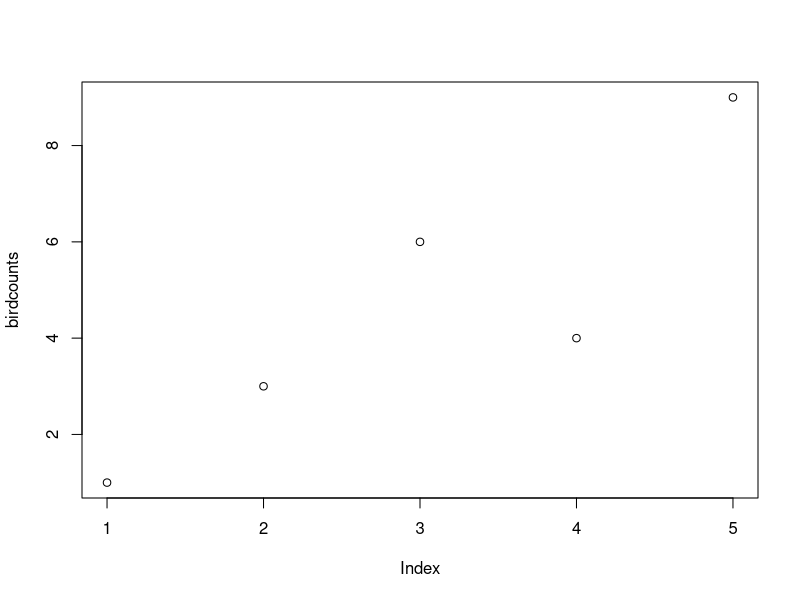

The R script that drew this image:
#!/usr/bin/env Rscript

getwd()

print("we're doing github collaboration!")

# adding changes from danny_makeplot branch above Sabrina's changes

birdcounts <- c(1, 3, 6, 4, 9)

plot(birdcounts)

# Sabrina made some changes

